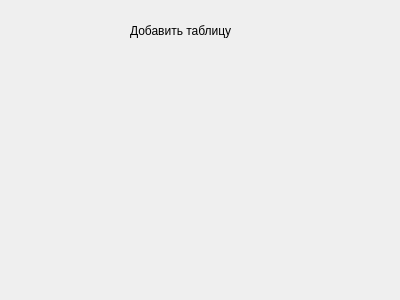
<?xml version="1.0" encoding="UTF-8"?>
<ui version="4.0">
 <class>Dialog</class>
 <widget class="QDialog" name="Dialog">
  <property name="geometry">
   <rect>
    <x>0</x>
    <y>0</y>
    <width>400</width>
    <height>300</height>
   </rect>
  </property>
  <property name="windowTitle">
   <string>Dialog</string>
  </property>
  <property name="styleSheet">
   <string notr="true"/>
  </property>
  <widget class="QLabel" name="label">
   <property name="geometry">
    <rect>
     <x>130</x>
     <y>20</y>
     <width>131</width>
     <height>21</height>
    </rect>
   </property>
   <property name="text">
    <string>Добавить таблицу</string>
   </property>
  </widget>
 </widget>
 <resources/>
 <connections/>
</ui>
